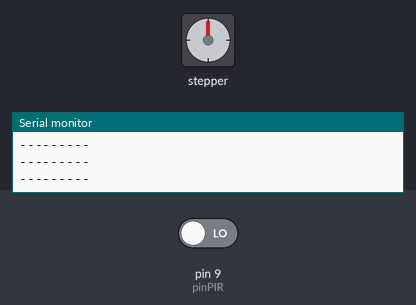
Recording of a sketch running on a simulated Arduino Uno, built with avr-gcc and run on an emulated ATmega328P. Parts: stepper motor, the last lines printed to the serial monitor. The inputs (shaded band) are chosen by the test bench; at power-on: pin 9 (pinPIR) LOW. Stepper angles assume 2048 steps per turn.

Above: at 1.2 s.
1.3 s: pin 9 (pinPIR) driven HIGH
At 1.56 s:
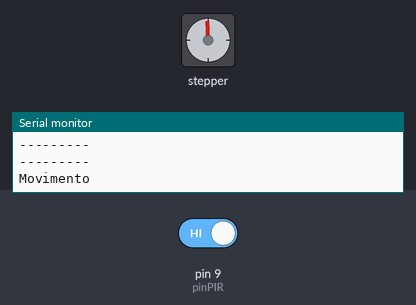
At 2.18 s:
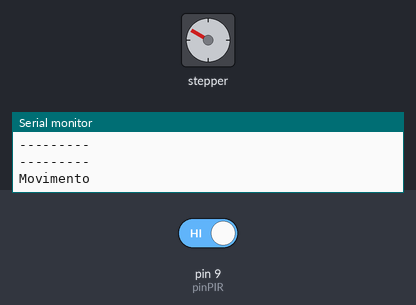
4.3 s: pin 9 (pinPIR) driven LOW
At 4.98 s:
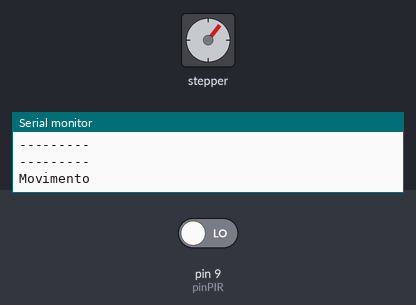
Timing chart, 0 to 7.3 s (numbered marks = the images above; inputs shaded):
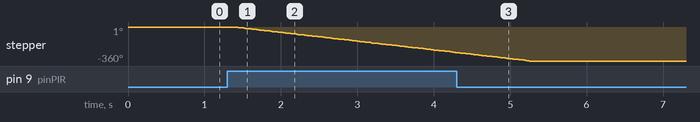

The sketch:

Sensor-de-Movimento-e-Motor.ino
```cpp
#include <Stepper.h>

#define e1 2
#define e2 3
#define e3 4
#define e4 5

const int passosPorGiro = 64;

Stepper stepper(passosPorGiro, e1, e3, e2, e4);

int pinPIR = 9;

void setup() {
  stepper.setSpeed(500);
  pinMode(pinPIR, INPUT);
  Serial.begin(9600);
}

void loop() {

  if(digitalRead(pinPIR)==HIGH) {

    Serial.println("Movimento");
    for(int i = 0; i < 32; i++) {
      stepper.step(-passosPorGiro);
    }

  }else{

    Serial.println("---------");

  }
  delay(200);

}
```

Measured:
- after the input at 1.3 s, stepper: keeps turning counter-clockwise at about 94°/s, starting after 0.10 s
- after the input at 4.3 s, stepper: goes on until 5.3 s, then stays -360°
